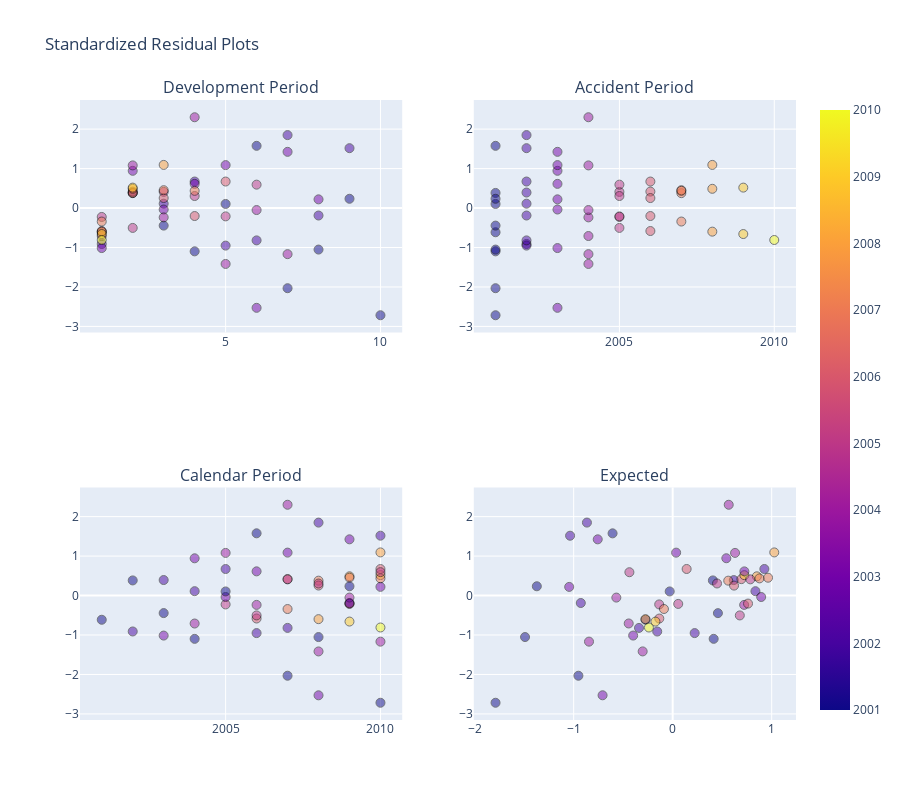

This figure's notebook cell:
### Code cell
rky.icrfs.ResidualPlot(color_col='acc')
